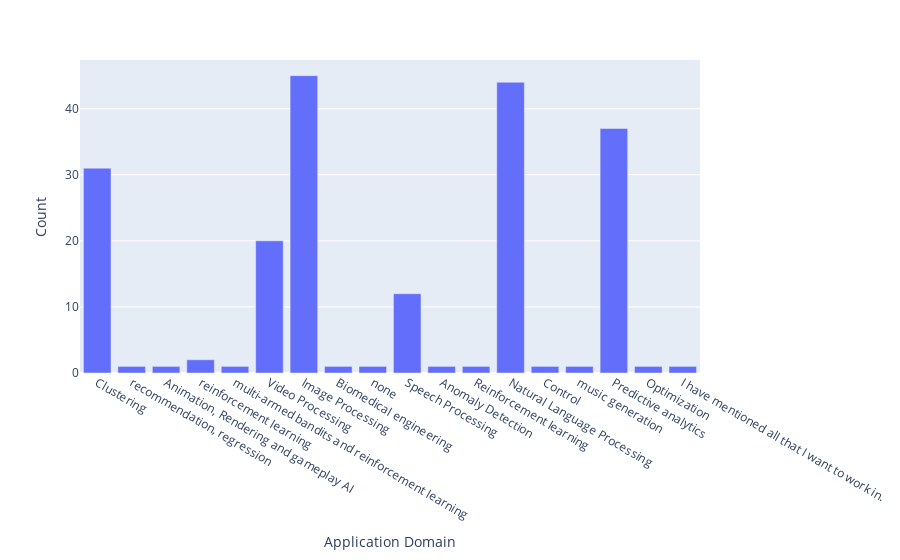

The code cell stored with this chart in its notebook:
### Code cell
col = 'P1S1Q3'
values = cleaned_df[col].values
printmd('**'+ques_dict[col]+'**')
print()

df_vals = cleaned_df[col].map(lambda x: x if x not in ['None'] else 'Others')
cleaned_df[col]= df_vals

val_unique = get_unique_values(cleaned_df,col)

print(val_unique)


val_list, val_count = get_item_stats(cleaned_df, col)
printmd('**'+ques_dict[col]+'**')

data = pd.DataFrame()
data['Application Domain'] = val_list
data['Count'] = val_count
fig = px.bar(data, x='Application Domain', y='Count')
fig.show()

### Figure 1 — Plotly figure (JSON) as saved in the notebook; plotly's stock layout.template omitted (floating-point values rounded to 4 significant figures)
{"data": [{"alignmentgroup": "True", "hoverlabel": {"namelength": 0}, "hovertemplate": "Application Domain=%{x}<br>Count=%{y}", "legendgroup": "", "marker": {"color": "#636efa"}, "name": "", "offsetgroup": "", "orientation": "v", "showlegend": false, "textposition": "auto", "type": "bar", "x": ["Clustering", "recommendation, regression", "Animation, Rendering and gameplay AI", "reinforcement learning", "multi-armed bandits and reinforcement learning", "Video Processing", "Image Processing", "Biomedical engineering", "none", "Speech Processing", "Anomaly Detection", "Reinforcement learning", "Natural Language Processing", "Control", "music generation", "Predictive analytics", "Optimization ", "I have mentioned all that I want to work in."], "xaxis": "x", "y": [31, 1, 1, 2, 1, 20, 45, 1, 1, 12, 1, 1, 44, 1, 1, 37, 1, 1], "yaxis": "y"}], "layout": {"barmode": "relative", "legend": {"tracegroupgap": 0}, "margin": {"t": 60}, "xaxis": {"anchor": "y", "domain": [0, 1], "title": {"text": "Application Domain"}}, "yaxis": {"anchor": "x", "domain": [0, 1], "title": {"text": "Count"}}}}
